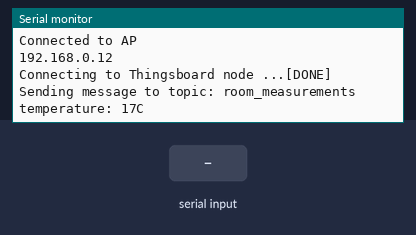
A sketch run on a simulated Arduino Uno, built with avr-gcc and run on an emulated ATmega328P. On the bench: the last lines printed to the serial monitor. The test bench sets the inputs (shaded band). WiFi joins after 1.5 s; servers stay silent unless stated; no MQTT or app messages arrive unless stated.

Above: at 7.7 s.
7.8 s: "1" received over Serial
At 9.11 s:
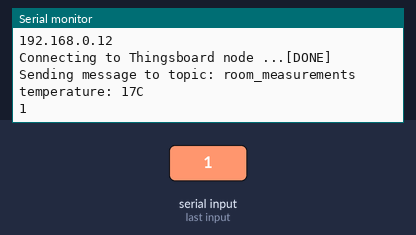
9.3 s: "0" received over the second serial link
At 10.3 s:
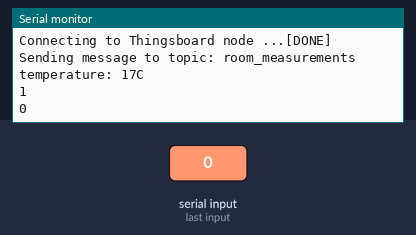
10.8 s: "2" received over Serial
At 12.3 s:
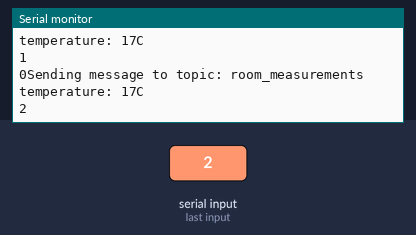
Timing chart, 0 to 13.8 s (numbered marks = the images above; inputs shaded):
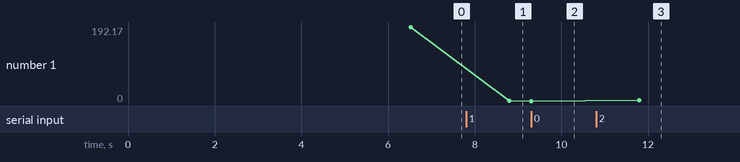

The sketch:

mqtt_message_publisher1.ino
```cpp
#include <SoftwareSerial.h>
#include <WiFiEsp.h>
#include <PubSubClient.h>

SoftwareSerial esp8266(4,5); // make RX Arduino line is pin 2, make TX Arduino line is pin 3.
                             // This means that you need to connect the TX line from the esp to the Arduino's pin 2
                             // and the RX line from the esp to the Arduino's pin 3

int status = WL_IDLE_STATUS;

WiFiEspClient espClient;
PubSubClient client(espClient);

const char broker[] = "192.168.0.12";
int        port     = 1883;
const char topic[]  = "room_measurements";

const long interval = 4000;
unsigned long previousMillis = 0;
unsigned long lastSend;

void setup()
{
  Serial.begin(9600);
  //esp8266.begin(9600); // your esp's baud rate might be different

  InitWiFi();

  Serial.println(broker);

  client.setServer(broker, port);
}

void loop()
{
  if ( !client.connected() ) {
    reconnect();
  }

  if ( millis() - lastSend > interval ){
    String Rvalue = "temperature: 17C";
    char attributes[100];
    Rvalue.toCharArray(attributes,16);

    Serial.print("Sending message to topic: ");
    Serial.println(topic);
    Serial.println(Rvalue);

    client.publish(topic, attributes);

    lastSend = millis();
  }

  if(esp8266.available()) // check if the esp is sending a message
  {
    while(esp8266.available())
    {
      // The esp has data so display its output to the serial window
      char c = esp8266.read(); // read the next character.
      Serial.write(c);
    }
  }

  if(Serial.available())
  {
    // the following 16 is required because otherwise the arduino will read the first letter of the command but not the rest
    // In other words without the delay if you use AT+RST, for example, the Arduino will read the letter A send it, then read the rest and send it
    // but we want to send everything at the same time.
    delay(1000);

    String command="";

    while(Serial.available()) // read the command character by character
    {
        // read one character
      command+=(char)Serial.read();
    }
    Serial.println(command); // send the read character to the esp8266
    esp8266.println(command); // send the read character to the esp8266
  }

  client.loop();
}

void sendData(String command, const int timeout, char readReplay[])
{
  boolean found = false;

  esp8266.print(command); // send the read character to the esp8266

  long int time = millis();

  while( (time+timeout) > millis())
  {
    if(esp8266.find(readReplay)) {
      found = true;
    }
  }

   if (found) {
    Serial.println("EVERYTHING OK");
   }
   else {
    Serial.println("SOME ERROR OCCURRED");
   }
}

void InitWiFi()
{
  // initialize serial for ESP module
  esp8266.begin(9600);
  // initialize ESP module
  WiFi.init(&esp8266);
  // check for the presence of the shield
  if (WiFi.status() == WL_NO_SHIELD) {
    Serial.println("WiFi shield not present");
    // don't continue
    while (true);
  }

  Serial.println("Connecting to AP ...");
  // attempt to connect to WiFi network
  while ( status != WL_CONNECTED) {
    Serial.print("Attempting to connect to WPA SSID: ");
    Serial.println("Tech_D0054234");
    // Connect to WPA/WPA2 network
    status = WiFi.begin("Tech_D0054234", "XWFKMBRX");
    delay(5000);
  }
  Serial.println("Connected to AP");
}

void reconnect() {
  // Loop until we're reconnected
  while (!client.connected()) {
    Serial.print("Connecting to Thingsboard node ...");
    // Attempt to connect (clientId, username, password)
    if ( client.connect("Arduino Uno Device", "guest", "guest") ) {
      Serial.println( "[DONE]" );
    } else {
      Serial.print( "[FAILED] [ rc = " );
      Serial.print( client.state() );
      Serial.println( " : retrying in 8 seconds]" );
      // Wait 5 seconds before retrying
      delay( 8000 );
    }
  }
}
```

Measured:
- after the input at 7.8 s, the serial monitor: prints a new line after 1.0 s (image 1)
- after the input at 9.3 s, the serial monitor: prints a new line at once (image 2)
- after the input at 10.8 s, the serial monitor: prints a new line after 1.0 s (image 3)
- plotted number 1: 192.17 → 1 after the input at 7.8 s, 1 → 0 after the input at 9.3 s, 0 → 2 after the input at 10.8 s
